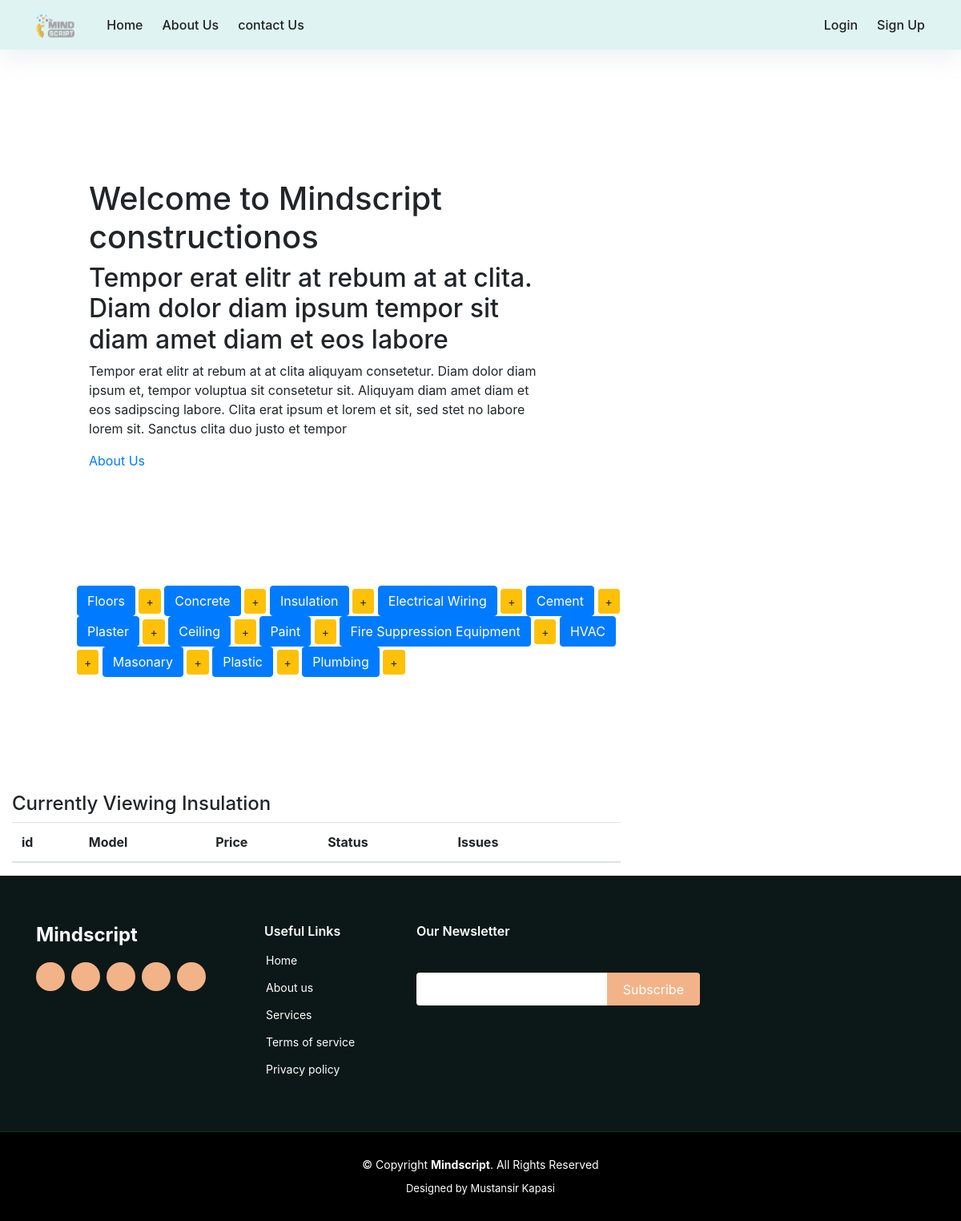
Page /dashboard/Insulation on the earlier database version.
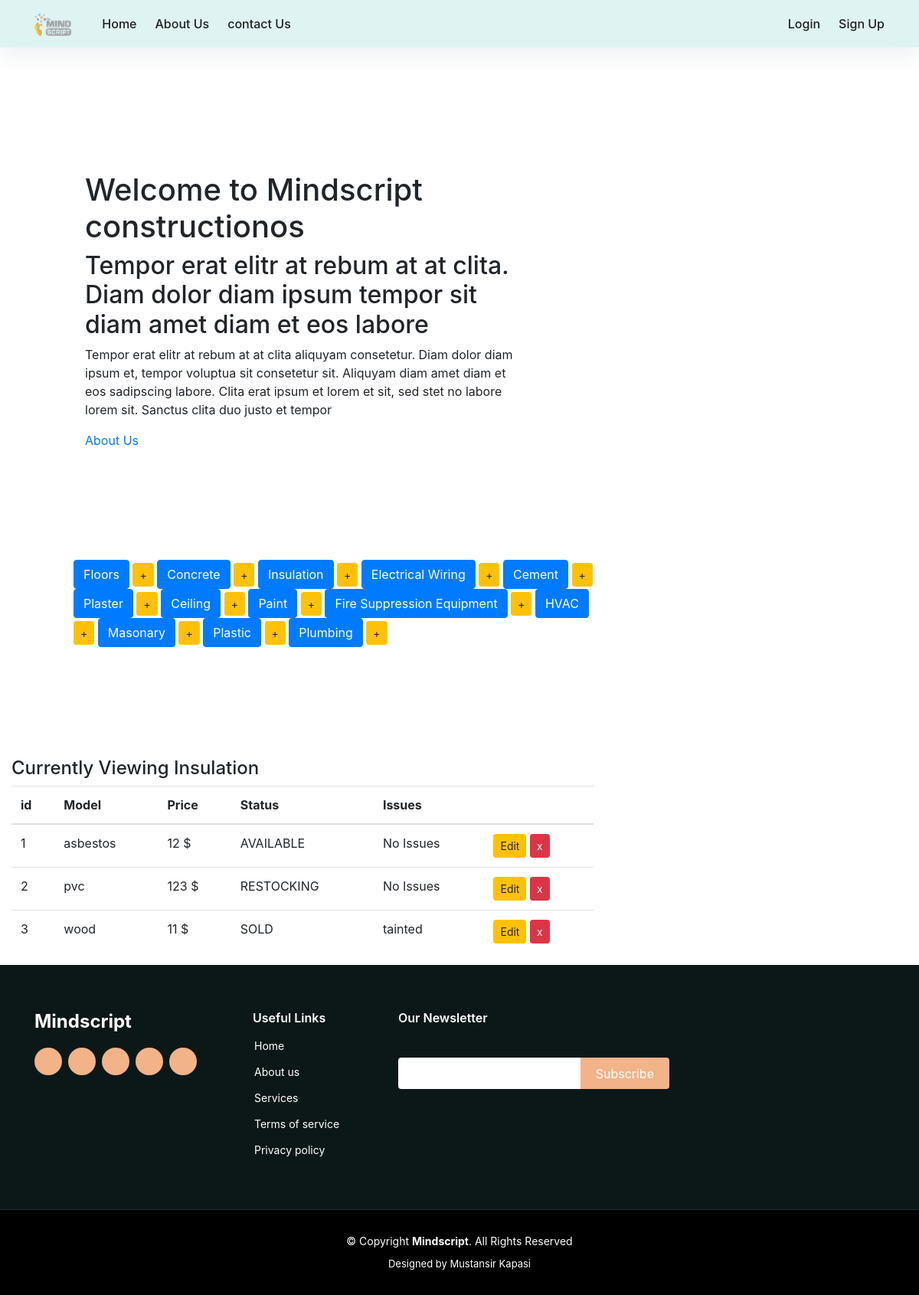
Same page on the later database version.
### web_app/models.py (models this page shows, shortened)
class Material(models.Model):
    type = models.CharField(max_length=200, blank=False)
    price = models.IntegerField()
    choices = (
        ('AVAILABLE', 'Item ready to be purchased'),
        ('SOLD', 'Item already purchased'),
        ('RESTOCKING', 'Item restocking in few days')
    )
    status = models.CharField(max_length=10, choices=choices, default='SOLD')
    issues = models.CharField(max_length=50, default="No Issues")
    class Meta:
        abstract = True

class Insulation(Material):
    pass

### web_app/views.py (the view)
# urls.py: path('dashboard/Insulation', display_Insulation, name="display_Insulation"),
def display_Insulation(request):
    items = Insulation.objects.all()
    context = {
        'items': items,
        'header': 'Insulation',
    }
    return render(request, 'web_app/dashboard.html', context)

### web_app/templates/web_app/dashboard.html
{% extends "web_app/base.html" %}
  {% block content%}
  <div class = "container p-5 m-5">
    <div class="add_buttons">
      <div class="button-group">
        <a href="{% url 'display_Floor' %}" class="btn btn-primary btn-md btn-trim" role="button"> Floors</a>
        <a href="{% url 'add_Floor' %}" class="btn btn-warning btn-sm btn-pad" role="button"> +</a>
        <a href="{% url 'display_Concrete' %}" class="btn btn-primary btn-md btn-trim" role="button"> Concrete</a>
        <a href="{% url 'add_Concrete' %}" class="btn btn-warning btn-sm btn-pad" role="button"> +</a>
        <a href="{% url 'display_Insulation' %}" class="btn btn-primary btn-md btn-trim" role="button"> Insulation</a>
        <a href="{% url 'add_Insulation' %}" class="btn btn-warning btn-sm btn-pad" role="button"> +</a>
        <a href="{% url 'display_Electrical_wiring' %}" class="btn btn-primary btn-md btn-trim" role="button"> Electrical Wiring</a>
        <a href="{% url 'add_Electrical_wiring' %}" class="btn btn-warning btn-sm btn-pad" role="button"> +</a>
        <a href="{% url 'display_Cement' %}" class="btn btn-primary btn-md btn-trim" role="button"> Cement</a>
        <a href="{% url 'add_Cement' %}" class="btn btn-warning btn-sm btn-pad" role="button"> +</a>
        <a href="{% url 'display_Plaster' %}" class="btn btn-primary btn-md btn-trim" role="button"> Plaster</a>
        <a href="{% url 'add_Plaster' %}" class="btn btn-warning btn-sm btn-pad" role="button"> +</a>
        <a href="{% url 'display_Ceiling' %}" class="btn btn-primary btn-md btn-trim" role="button"> Ceiling</a>
        <a href="{% url 'add_Ceiling' %}" class="btn btn-warning btn-sm btn-pad" role="button"> +</a>
        <a href="{% url 'display_Paint' %}" class="btn btn-primary btn-md btn-trim" role="button"> Paint</a>
        <a href="{% url 'add_Paint' %}" class="btn btn-warning btn-sm btn-pad" role="button"> +</a>
        <a href="{% url 'display_Fire_suppression_equip' %}" class="btn btn-primary btn-md btn-trim" role="button"> Fire Suppression Equipment</a>
        <a href="{% url 'add_Fire_suppression_equip' %}" class="btn btn-warning btn-sm btn-pad" role="button"> +</a>
        <a href="{% url 'display_HVAC' %}" class="btn btn-primary btn-md btn-trim" role="button"> HVAC</a>
        <a href="{% url 'add_HVAC' %}" class="btn btn-warning btn-sm btn-pad" role="button"> +</a>
        <a href="{% url 'display_Masonry' %}" class="btn btn-primary btn-md btn-trim" role="button"> Masonary</a>
        <a href="{% url 'add_Masonry' %}" class="btn btn-warning btn-sm btn-pad" role="button"> +</a>
        <a href="{% url 'display_Plastic' %}" class="btn btn-primary btn-md btn-trim" role="button"> Plastic</a>
        <a href="{% url 'add_Plastic' %}" class="btn btn-warning btn-sm btn-pad" role="button"> +</a>
        <a href="{% url 'display_Plumbing' %}" class="btn btn-primary btn-md btn-trim" role="button"> Plumbing</a>
        <a href="{% url 'add_Plumbing' %}" class="btn btn-warning btn-sm btn-pad" role="button"> +</a>
      </div>
    </div>
  </div>
    <br><br>
    <div class= "container">
      <div>
        <h4>Currently Viewing {{header}}</h4>
      </div>
      <table class="table table-hover">
        <thead>
          <tr>
            <th>id</th>
            <th>Model</th>
            <th>Price</th>
            <th>Status</th>
            <th>Issues</th>
            <th></th>
          </tr>
        </thead>
        <tbody>
          {% for item in items %}
          <tr>
            <td>{{ item.pk }}
            <td>{{ item.type }}</td>
            <td>{{ item.price }} $</td>
            <td>{{ item.status }}</td>
            <td>{{ item.issues }}</td>
            {% if header == "Floor" %}
            <td>
                <a href="{% url 'edit_Floor' item.pk %}" class="btn btn-warning btn-sm" role="button" aria-pressed="true" > Edit</a>
                <a href="{% url 'delete_Floor' item.pk%}" class="btn btn-danger btn-sm" role="button" aria-pressed="true" > x</a>
            </td>
            {% elif header == "Concrete" %}
            <td>
                <a href="{% url 'edit_Concrete' item.pk %}" class="btn btn-warning btn-sm" role="button" aria-pressed="true" > Edit</a>
                <a href="{% url 'delete_Concrete' item.pk%}" class="btn btn-danger btn-sm" role="button" aria-pressed="true" > x</a>
            </td>
            {% elif header == "Insulation" %}
            <td>
                <a href="{% url 'edit_Insulation' item.pk %}" class="btn btn-warning btn-sm" role="button" aria-pressed="true" > Edit</a>
                <a href="{% url 'delete_Insulation' item.pk%}" class="btn btn-danger btn-sm" role="button" aria-pressed="true" > x</a>
            </td>
            {% elif header == "Electrical_wiring" %}
            <td>
                <a href="{% url 'edit_Electrical_wiring' item.pk %}" class="btn btn-warning btn-sm" role="button" aria-pressed="true" > Edit</a>
                <a href="{% url 'delete_Electrical_wiring' item.pk%}" class="btn btn-danger btn-sm" role="button" aria-pressed="true" > x</a>
            </td>
            {% elif header == "Cement" %}
            <td>
                <a href="{% url 'edit_Cement' item.pk %}" class="btn btn-warning btn-sm" role="button" aria-pressed="true" > Edit</a>
                <a href="{% url 'delete_Cement' item.pk%}" class="btn btn-danger btn-sm" role="button" aria-pressed="true" > x</a>
            </td>
            {% elif header == "Plaster" %}
            <td>
                <a href="{% url 'edit_Plaster' item.pk %}" class="btn btn-warning btn-sm" role="button" aria-pressed="true" > Edit</a>
                <a href="{% url 'delete_Plaster' item.pk%}" class="btn btn-danger btn-sm" role="button" aria-pressed="true" > x</a>
            </td>
            {% elif header == "Ceiling" %}
            <td>
                <a href="{% url 'edit_Ceiling' item.pk %}" class="btn btn-warning btn-sm" role="button" aria-pressed="true" > Edit</a>
                <a href="{% url 'delete_Ceiling' item.pk%}" class="btn btn-danger btn-sm" role="button" aria-pressed="true" > x</a>
            </td>
            {% elif header == "Paint" %}
            <td>
                <a href="{% url 'edit_Paint' item.pk %}" class="btn btn-warning btn-sm" role="button" aria-pressed="true" > Edit</a>
                <a href="{% url 'delete_Paint' item.pk%}" class="btn btn-danger btn-sm" role="button" aria-pressed="true" > x</a>
            </td>
            {% elif header == "Fire_suppression_equip" %}
            <td>
                <a href="{% url 'edit_Fire_suppression_equip' item.pk %}" class="btn btn-warning btn-sm" role="button" aria-pressed="true" > Edit</a>
                <a href="{% url 'delete_Fire_suppression_equip' item.pk%}" class="btn btn-danger btn-sm" role="button" aria-pressed="true" > x</a>
            </td>
            {% elif header == "HVAC" %}
            <td>
                <a href="{% url 'edit_HVAC' item.pk %}" class="btn btn-warning btn-sm" role="button" aria-pressed="true" > Edit</a>
                <a href="{% url 'delete_HVAC' item.pk%}" class="btn btn-danger btn-sm" role="button" aria-pressed="true" > x</a>
            </td>
            {% elif header == "Masonry" %}
            <td>
                <a href="{% url 'edit_Masonry' item.pk %}" class="btn btn-warning btn-sm" role="button" aria-pressed="true" > Edit</a>
                <a href="{% url 'delete_Masonry' item.pk%}" class="btn btn-danger btn-sm" role="button" aria-pressed="true" > x</a>
            </td>
            {% elif header == "Plastic" %}
            <td>
                <a href="{% url 'edit_Plastic' item.pk %}" class="btn btn-warning btn-sm" role="button" aria-pressed="true" > Edit</a>
                <a href="{% url 'delete_Plastic' item.pk%}" class="btn btn-danger btn-sm" role="button" aria-pressed="true" > x</a>
            </td>
            {% else %}
            <td>
                <a href="{% url 'edit_Plumbing' item.pk %}" class="btn btn-warning btn-sm" role="button" aria-pressed="true" > Edit</a>
                <a href="{% url 'delete_Plumbing' item.pk%}" class="btn btn-danger btn-sm" role="button" aria-pressed="true" > x</a>
            </td>
            {% endif %}
          </tr>
          {% endfor %}
        </tbody>
      </table>
    </div>
{% endblock content %}

### web_app/templates/web_app/base.html (shortened to what this page needs)
{%load static%}
<!DOCTYPE html>
<html lang="en">
<head>
  <link rel="stylesheet" href="https://maxcdn.bootstrapcdn.com/bootstrap/4.0.0/css/bootstrap.min.css"
>
  <link rel="stylesheet" type="text/css" href="{% static 'web_app/main.css' %}">
</head>
<body>
  <header>
    <div class="navigation-wrap start-header bg-light start-style">
      <div class="container">
        <div class="row">
          <div class="col-12">
            <nav class="navbar navbar-expand-md navbar-light">
              <a class="navbar-brand"><img src="{% static 'web_app/mindscript_logo.png' %}" alt=""></a>
              <div class="collapse navbar-collapse" id="navbarSupportedContent">
                <ul class="navbar-nav  py-4 py-md-0">
                  <li class="nav-item pl-4 pl-md-0 ml-0 ml-md-4">
                    <a class="nav-link" href="{% url 'home' %}">Home</a>
                  </li>
                  <li class="nav-item pl-4 pl-md-0 ml-0 ml-md-4">
                    <a class="nav-link" href="{% url 'about' %}">About Us</a>
                  </li>
                  <li class="nav-item pl-4 pl-md-0 ml-0 ml-md-4">
                    <a class="nav-link" href="{% url 'contact' %}">contact Us</a>
                  </li>
                </ul>
                {% if user.is_authenticated %}
                <ul class=" navbar-nav ml-auto py-4 py-md-0 navbar-right">
                  <li class="nav-item pl-4 pl-md-0 ml-0 ml-md-4">
                    <a class="nav-link" href="{% url 'logout' %}">Logout</a>
                  </li>
                </ul>
                {% else %}
                <ul class=" navbar-nav ml-auto py-4 py-md-0 navbar-right">
                  <li class="nav-item pl-4 pl-md-0 ml-0 ml-md-4">
                    <a class="nav-link" href="{% url 'login' %}">Login</a>
                  </li>
                  <li class="nav-item pl-4 pl-md-0 ml-0 ml-md-4 ">
                    <a class="nav-link" href="{% url 'register' %}">Sign Up</a>
                  </li>
                </ul>
                {% endif %}
              </div>
            </nav>
          </div>
        </div>
      </div>
    </div>
  </header>
  <main role="main" style="padding-top: 8rem;">
    <div class="row">
      <div class="col-md-8">
        <section id="hero" class=" p-5  m-5 d-flex flex-column justify-content-center align-items-center">
          <div class="container text-center text-md-left" data-aos="fade-up">
            <h1>Welcome to Mindscript constructionos</h1>
            <h2>Tempor erat elitr at rebum at at clita. Diam dolor diam ipsum tempor sit diam amet diam et eos labore</h4>
              <p>Tempor erat elitr at rebum at at clita aliquyam consetetur. Diam dolor diam ipsum et, tempor voluptua sit consetetur sit. Aliquyam diam amet diam et eos sadipscing labore. Clita erat ipsum et lorem et sit, sed stet no labore lorem sit. Sanctus clita duo justo et tempor</p></h2>
            <a href="{% url 'about' %}" class="btn-get-started scrollto">About Us</a>
          </div>
        </section>
        {% block content %}
        {% endblock content %}
      </div>
    </div>
  </main>
  <footer id="footer">
    <div class="footer-top">
      <div class="container">
        <div class="row">
          <div class="col-lg-3 col-md-6">
            <div class="footer-info">
              <h3>Mindscript</h3>
              <div class="social-links mt-3">
                <a href="#" class="twitter"></a>
                <a href="#" class="facebook"></a>
                <a href="#" class="instagram"></a>
                <a href="#" class="google-plus"></a>
                <a href="#" class="linkedin"></a>
              </div>
            </div>
          </div>
          <div class="col-lg-2 col-md-6 footer-links">
            <h4>Useful Links</h4>
            <ul>
              <li> <a href="#">Home</a></li>
              <li> <a href="#">About us</a></li>
              <li> <a href="#">Services</a></li>
              <li> <a href="#">Terms of service</a></li>
              <li> <a href="#">Privacy policy</a></li>
            </ul>
          </div>
          <div class="col-lg-4 col-md-6 footer-newsletter">
            <h4>Our Newsletter</h4>
            <form action="" method="post">
              <input type="email" name="email"><input type="submit" value="Subscribe">
            </form>
          </div>
        </div>
      </div>
    </div>
    <div class="container">
      <div class="copyright">
        &copy; Copyright <strong><span>Mindscript</span></strong>. All Rights Reserved
      </div>
      <div class="credits">
        Designed by Mustansir Kapasi
      </div>
    </div>
  </footer>
</body>
</html>

### web_app/static/web_app/main.css (style rules this page uses)
.start-header { opacity: 1; transform: translateY(0); padding: 10px 0; box-shadow: 0 10px 30px 0 rgba(138, 155, 165, 0.15); -webkit-transition : all 0.3s ease-out; transition : all 0.3s ease-out; }
.navigation-wrap { position: fixed; width: 100%; top: 0; left: 0; z-index: 1000; -webkit-transition : all 0.3s ease-out; transition : all 0.3s ease-out; }
.navbar { padding: 0; }
.navbar-brand img { height: 30px; padding: 0; -webkit-transition : all 0.3s ease-out; transition : all 0.3s ease-out; }
.nav-link { color: #212121 !important; font-weight: 500; transition: all 200ms linear; }
.nav-link { position: relative; padding: 5px 0 !important; display: inline-block; }
.nav-item:after { position: absolute; bottom: -5px; left: 0; width: 100%; height: 2px; content: ''; background-color: #FC4C00; opacity: 0; transition: all 200ms linear; }
.nav-item { position: relative; transition: all 200ms linear; }
.bg-light { background-color: #DFF3F3 !important; transition: all 200ms linear; }
#footer { background: black; padding: 0 0 30px 0; color: #fff; font-size: 14px; }
#footer .footer-top { background: #0c1817; border-bottom: 1px solid #18302c; padding: 60px 0 30px 0; }
#footer .footer-top .footer-info { margin-bottom: 30px; }
#footer .footer-top .footer-info h3 { font-size: 24px; margin: 0 0 20px 0; padding: 2px 0 2px 0; line-height: 1; font-weight: 700; }
#footer .footer-top .social-links a { font-size: 18px; display: inline-block; background: #f3b388; color: #fff; line-height: 1; padding: 8px 0; margin-right: 4px; border-radius: 50%; text-align: center; width: 36px; height: 36px; transition: 0.3s; }
#footer .footer-top h4 { font-size: 16px; font-weight: 600; color: #fff; position: relative; padding-bottom: 12px; }
#footer .footer-top .footer-links { margin-bottom: 30px; }
#footer .footer-top .footer-links ul { list-style: none; padding: 0; margin: 0; }
#footer .footer-top .footer-links ul li { padding: 10px 0; display: flex; align-items: center; }
#footer .footer-top .footer-links ul li:first-child { padding-top: 0; }
#footer .footer-top .footer-links ul a { color: #fff; transition: 0.3s; display: inline-block; line-height: 1; }
#footer .footer-top .footer-newsletter form { margin-top: 30px; background: #fff; padding: 6px 10px; position: relative; border-radius: 4px 0 0 4px; }
#footer .footer-top .footer-newsletter form input[type="email"] { border: 0; padding: 4px; width: calc(100% - 110px); }
#footer .footer-top .footer-newsletter form input[type="submit"] { position: absolute; top: 0; right: -4px; bottom: 0; border: 0; background: none; font-size: 16px; padding: 0 20px; background: #f3b388; color: #fff; transition: 0.3s; border-radius: 0 4px 4px 0; }
#footer .copyright { text-align: center; padding-top: 30px; }
#footer .credits { padding-top: 10px; text-align: center; font-size: 13px; color: #fff; }

Differences in the rows shown:
added Insulation: pk "1", type "asbestos", price "12", status "AVAILABLE", issues "No Issues"
added Insulation: pk "2", type "pvc", price "123", status "RESTOCKING", issues "No Issues"
added Insulation: pk "3", type "wood", price "11", status "SOLD", issues "tainted"
